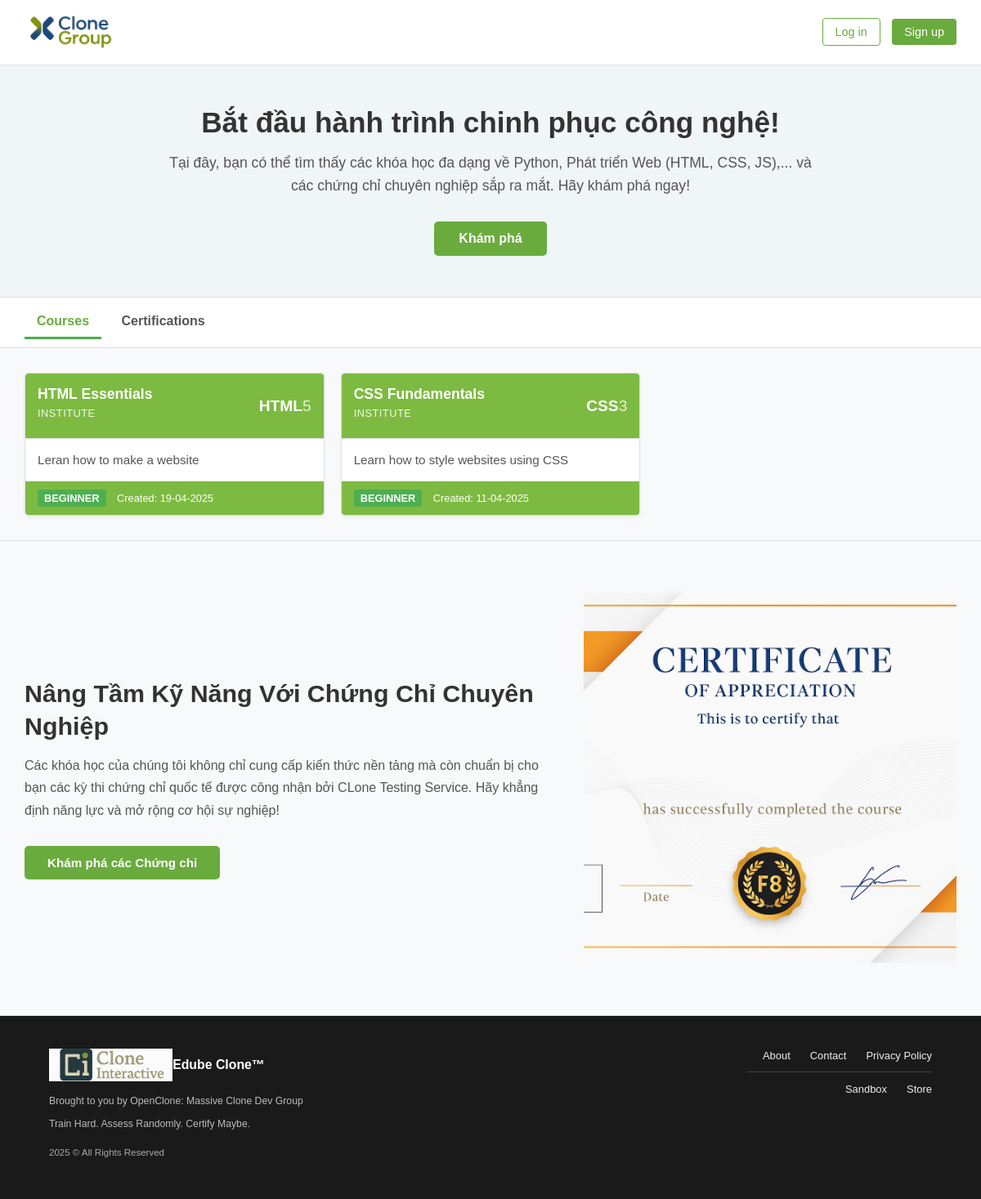
The page / on the database its author committed.
### tables this page shows
CREATE TABLE `courses` (
  `course_id` int(11) NOT NULL,
  `course_name` varchar(255) NOT NULL,
  `description` text DEFAULT NULL,
  `teacher_id` int(11) DEFAULT NULL,
  `date` date NOT NULL
);

### index.php (the view, shortened to what this page needs)
<?php
include('config.php');
$sql_courses = "SELECT c.*, u.full_name as teacher_name
                FROM courses c
                LEFT JOIN users u ON c.teacher_id = u.user_id
                ORDER BY c.date DESC";
$result_courses = $conn->query($sql_courses);
$is_logged_in = isset($_SESSION['logged_in']) && $_SESSION['logged_in'] === true;
?>
<!DOCTYPE html>
<html lang="vi">
<head>
    <link rel="stylesheet" href="index.css">
</head>
<body>
    <header>
        <div class="logo">
            <a href="index.php">
                <img src="assets/images/logo1.png" alt="OpenClone">
            </a>
        </div>
        <?php if ($is_logged_in): ?>
            <div class="auth-buttons"> <a href="user/dashboard.php" class="btn btn-dashboard">Dashboard</a>
        <?php else: ?>
            <div class="auth-buttons">
                <a href="auth/login.php" class="btn btn-login">Log in</a> <a href="auth/signup.php" class="btn btn-signup">Sign up</a> </div>
        <?php endif; ?>
    </header>
    <section class="intro-section">
        <div class="intro-content">
            <h1>Bắt đầu hành trình chinh phục công nghệ!</h1>
            <p>Tại đây, bạn có thể tìm thấy các khóa học đa dạng về Python, Phát triển Web (HTML, CSS, JS),... và các chứng chỉ chuyên nghiệp sắp ra mắt. Hãy khám phá ngay!</p>
            <a href="#content-start" class="btn btn-primary intro-button">Khám phá</a>
        </div>
    </section>
    <nav class="filter-bar">
        <div class="tabs">
            <button class="tab active" data-target="courses-content">Courses</button>
            <button class="tab" data-target="certifications-content">Certifications</button>
        </div>
    </nav>
    <main class="course-grid content-section active" id="courses-content">
        <?php
        if ($result_courses && $result_courses->num_rows > 0) {
            $cardStyles = ['card-html', 'card-css', 'card-python-dark', 'card-python-blue', 'card-js', 'card-python-advanced'];
            $styleCount = count($cardStyles);
            $i = 0;
            while($course = $result_courses->fetch_assoc()) {
                $currentStyle = $cardStyles[$i % $styleCount];
                $i++;
                $level = 'beginner';
        ?>
        <article class="course-card <?php echo $currentStyle; ?>" data-course-id="<?php echo $course['course_id']; ?>">
            <header class="card-header">
                <div>
                    <div class="course-title-short"><?php echo htmlspecialchars($course['course_name']); ?></div>
                    <?php if (!empty($course['teacher_name'])): ?>
                    <div class="course-provider"><?php echo htmlspecialchars($course['teacher_name']); ?></div>
                    <?php else: ?>
                    <div class="course-provider">INSTITUTE</div>
                    <?php endif; ?>
                </div>
                <div class="course-icon">
                    <?php if (stripos($course['course_name'], 'python') !== false): ?>
                    Python<span>io</span>
                    <?php elseif (stripos($course['course_name'], 'html') !== false): ?>
                    HTML<span>5</span>
                     <?php elseif (stripos($course['course_name'], 'css') !== false): ?>
                    CSS<span>3</span>
                    <?php elseif (stripos($course['course_name'], 'javascript') !== false): ?>
                    JS<span></span>
                    <?php endif; ?>
                </div>
            </header>
            <section class="card-body">
                <?php echo htmlspecialchars($course['description']); ?>
            </section>
            <footer class="card-footer">
                <span class="level-tag <?php echo $level; ?>"><?php echo strtoupper($level); ?></span>
                Created: <?php echo date('d-m-Y', strtotime($course['date'])); ?>
            </footer>
        </article>
        <?php
            }
        } else {
            echo '<div class="no-courses" style="grid-column: 1 / -1;">No courses available at the moment.</div>';
        }
        ?>
    </main>
    <section class="feature-section">
        <div class="feature-container">
             <div class="feature-content">
                 <h2>Nâng Tầm Kỹ Năng Với Chứng Chỉ Chuyên Nghiệp</h2>
                 <p>Các khóa học của chúng tôi không chỉ cung cấp kiến thức nền tảng mà còn chuẩn bị cho bạn các kỳ thi chứng chỉ quốc tế được công nhận bởi CLone Testing Service. Hãy khẳng định năng lực và mở rộng cơ hội sự nghiệp!</p>
                 <a href="#certifications-content" class="btn btn-feature" onclick="showTab('certifications-content')">Khám phá các Chứng chỉ</a>
             </div>
             <div class="feature-image">
                 <img src="assets/images/certificate.png" alt="Chứng chỉ chuyên nghiệp">
             </div>
        </div>
    </section>
    <footer>
        <div class="footer-container">
            <div class="footer-left">
                <div class="footer-brand">
                    <a href="/">
                        <img src="assets/images/underlogo.png" alt="Clone Interactive">
                    </a>
                    Edube Clone&trade;
                </div>
                <p>Brought to you by OpenClone: Massive Clone Dev Group</p>
                <p>Train Hard. Assess Randomly. Certify Maybe.</p>
                <p class="copyright">2025 &copy; All Rights Reserved</p>
            </div>
            <div class="footer-right">
                <nav class="footer-nav-top">
                    <a href="#">About</a>
                    <a href="#">Contact</a>
                    <a href="#">Privacy Policy</a>
                </nav>
                <hr class="footer-divider">
                <nav class="footer-nav-bottom">
                    <a href="#">Sandbox</a>
                    <a href="#">Store</a>
                </nav>
            </div>
        </div>
    </footer>
</body>
</html>

### rows shown on the page
courses: course_name "HTML Essentials", shows "5", description "Leran how to make a website", level "BEGINNER", date "19-04-2025"
courses: course_name "CSS Fundamentals", shows "3", description "Learn how to style websites using CSS", level "BEGINNER", date "11-04-2025"
